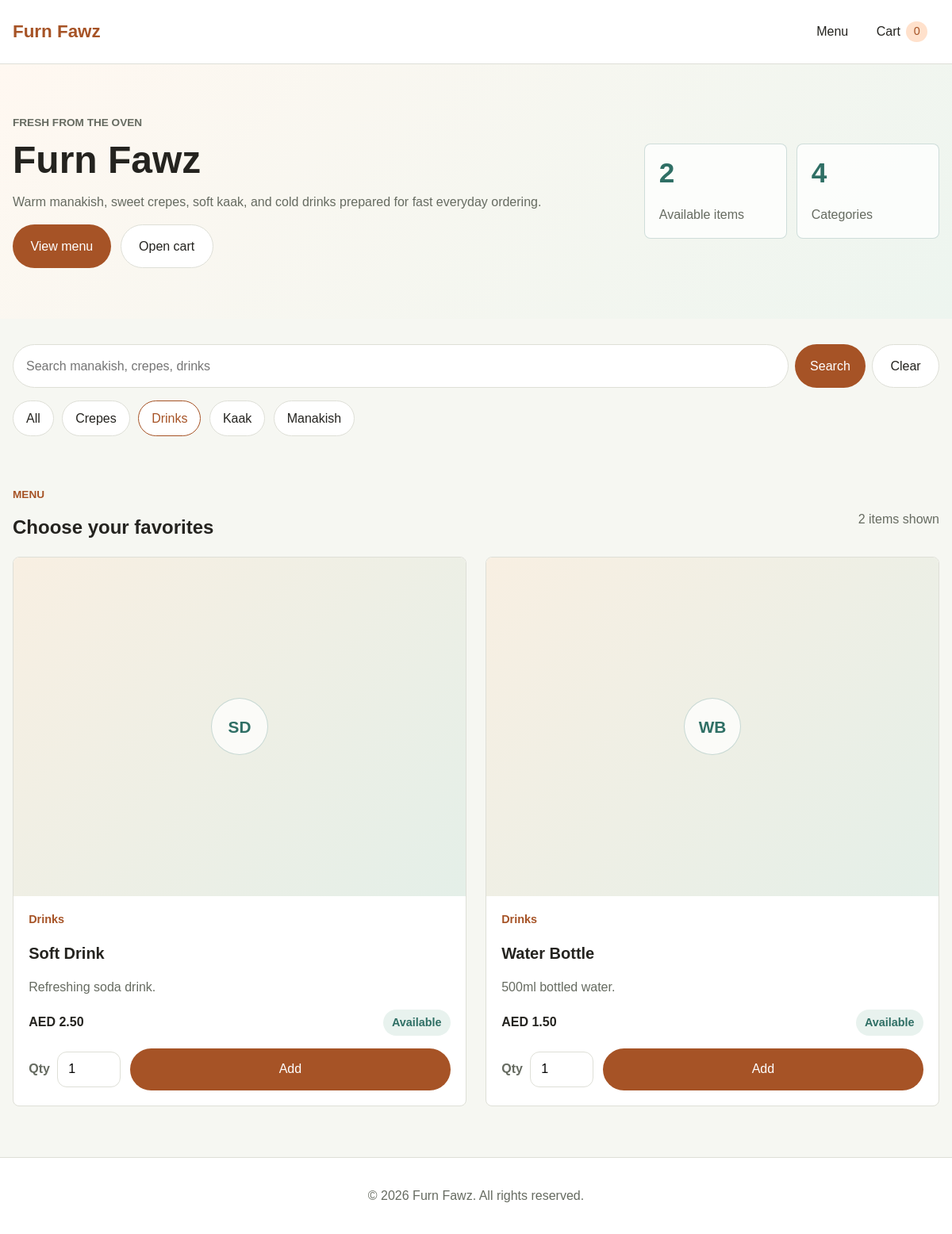
Page /index.php?category=drinks on the committed database.
### tables this page shows
CREATE TABLE IF NOT EXISTS categories (
    id INT AUTO_INCREMENT PRIMARY KEY,
    name VARCHAR(120) NOT NULL,
    slug VARCHAR(150) NOT NULL UNIQUE,
    is_active TINYINT(1) NOT NULL DEFAULT 1,
    created_at DATETIME NOT NULL DEFAULT CURRENT_TIMESTAMP
);

CREATE TABLE IF NOT EXISTS products (
    id INT AUTO_INCREMENT PRIMARY KEY,
    category_id INT NOT NULL,
    name VARCHAR(150) NOT NULL,
    slug VARCHAR(180) NOT NULL UNIQUE,
    description TEXT,
    price DECIMAL(10,2) NOT NULL,
    image_path VARCHAR(255),
    is_available TINYINT(1) NOT NULL DEFAULT 1,
    created_at DATETIME NOT NULL DEFAULT CURRENT_TIMESTAMP,
    updated_at DATETIME NULL,
    FOREIGN KEY (category_id) REFERENCES categories(id) ON DELETE RESTRICT
);

### config/app.php (called while the page is built)
<?php
return [
    'app_name' => 'Furn Fawz',
    'owner_phone' => '971501234567',
    'base_url' => '',
];

### includes/init.php (called while the page is built, shortened)
<?php
$config = require __DIR__ . '/../config/app.php';

### includes/functions.php (called while the page is built, shortened)
<?php
function esc($value)
{
    return htmlspecialchars((string) $value, ENT_QUOTES, 'UTF-8');
}
function url($path)
{
    global $config;
    $baseUrl = rtrim($config['base_url'] ?? '', '/');
    $path = ltrim($path, '/');
    return $baseUrl === '' ? $path : $baseUrl . '/' . $path;
}
function format_money($amount)
{
    return number_format((float) $amount, 2);
}
function normalize_cart()
{
    $normalized = [];
    return $normalized;
}
function cart_quantity($productId)
{
    $cart = normalize_cart();
    $productId = (string) (int) $productId;
    return $cart[$productId] ?? 0;
}

### public/index.php (the view, shortened to what this page needs)
<?php
require __DIR__ . '/../includes/init.php';
require __DIR__ . '/../includes/functions.php';
$selectedCategory = substr(trim($_GET['category'] ?? ''), 0, 150);
$search = substr(trim($_GET['q'] ?? ''), 0, 100);
$categories = [];
$products = [];
$catalogError = '';
$cartActionUrl = '../api/cart_action.php';
function catalog_url($categorySlug = null, $search = '')
{
    $params = [];
    if ($categorySlug !== null && $categorySlug !== '') {
        $params['category'] = $categorySlug;
    }
    $query = http_build_query($params);
    return url('index.php' . ($query !== '' ? '?' . $query : ''));
}
function product_image_url($imagePath)
{
    $imagePath = str_replace('\\', '/', trim((string) $imagePath));
    $localPath = __DIR__ . '/' . ltrim($imagePath, '/');
    if (!is_file($localPath)) {
        return '';
    }
    return asset_url($imagePath);
}
function product_initials($name)
{
    $words = preg_split('/\s+/', trim((string) $name));
    $letters = '';
    foreach ($words as $word) {
        if ($word !== '') {
            $letters .= strtoupper(substr($word, 0, 1));
        }
        if (strlen($letters) >= 2) {
            break;
        }
    }
    return $letters !== '' ? $letters : 'FF';
}
if ($pdo instanceof PDO) {
    try {
        $categoryStmt = $pdo->query('SELECT id, name, slug FROM categories WHERE is_active = 1 ORDER BY name ASC');
        $categories = $categoryStmt->fetchAll();
        $sql = 'SELECT p.id, p.name, p.slug, p.description, p.price, p.image_path, c.name AS category_name, c.slug AS category_slug
            FROM products p
            INNER JOIN categories c ON c.id = p.category_id
            WHERE p.is_available = 1 AND c.is_active = 1';
        $params = [];
        if ($selectedCategory !== '') {
            $sql .= ' AND c.slug = :category';
            $params[':category'] = $selectedCategory;
        }
        $sql .= ' ORDER BY c.name ASC, p.name ASC';
        $productStmt = $pdo->prepare($sql);
        $productStmt->execute($params);
        $products = $productStmt->fetchAll();
    } catch (PDOException $exception) {
        $catalogError = 'Menu is temporarily unavailable.';
    }
} else {
    $catalogError = 'Menu is temporarily unavailable.';
}
?>
<?php include __DIR__ . '/../includes/header.php'; ?>
<section class="hero menu-hero">
    <div class="container hero-panel">
        <div class="hero-copy">
            <p class="eyebrow">Fresh from the oven</p>
            <h1>Furn Fawz</h1>
            <p>Warm manakish, sweet crepes, soft kaak, and cold drinks prepared for fast everyday ordering.</p>
            <div class="hero-actions">
                <a class="button button-primary" href="#menu">View menu</a>
                <a class="button button-secondary" href="<?php echo esc(url('cart.php')); ?>">Open cart</a>
            </div>
        </div>
        <aside class="hero-summary" aria-label="Menu summary">
            <div>
                <span><?php echo esc(count($products)); ?></span>
                <p>Available items</p>
            </div>
            <div>
                <span><?php echo esc(count($categories)); ?></span>
                <p>Categories</p>
            </div>
        </aside>
    </div>
</section>
<section class="search-panel" id="menu">
    <div class="container search-grid">
        <form class="search-form" method="get" action="<?php echo esc(url('index.php')); ?>">
            <input type="search" name="q" value="<?php echo esc($search); ?>" placeholder="Search manakish, crepes, drinks" aria-label="Search menu">
            <button type="submit">Search</button>
            <?php if ($search !== '' || $selectedCategory !== ''): ?>
                <a class="button button-secondary" href="<?php echo esc(url('index.php')); ?>">Clear</a>
            <?php endif; ?>
        </form>
        <?php if ($categories): ?>
            <nav class="category-chips" aria-label="Menu categories">
                <a class="chip<?php echo $selectedCategory === '' ? ' active' : ''; ?>" href="<?php echo esc(catalog_url(null, $search)); ?>">All</a>
                <?php foreach ($categories as $category): ?>
                    <a class="chip<?php echo $selectedCategory === $category['slug'] ? ' active' : ''; ?>" href="<?php echo esc(catalog_url($category['slug'], $search)); ?>">
                        <?php echo esc($category['name']); ?>
                    </a>
                <?php endforeach; ?>
            </nav>
        <?php endif; ?>
    </div>
</section>
<section class="menu-section">
    <div class="container">
        <?php if ($catalogError): ?>
            <div class="alert alert-error">
                <h2>Menu unavailable</h2>
                <p><?php echo esc($catalogError); ?></p>
            </div>
        <?php else: ?>
            <div class="menu-heading">
                <div>
                    <p class="eyebrow">Menu</p>
                    <h2>Choose your favorites</h2>
                </div>
                <p class="page-copy"><?php echo esc(count($products)); ?> item<?php echo count($products) === 1 ? '' : 's'; ?> shown</p>
            </div>
            <div class="product-grid">
                <?php foreach ($products as $product): ?>
                    <?php $imageUrl = product_image_url($product['image_path'] ?? ''); ?>
                    <?php $productId = (int) $product['id']; ?>
                    <article class="product-card">
                        <div class="product-image">
                            <?php if ($imageUrl !== ''): ?>
                                <img src="<?php echo esc($imageUrl); ?>" alt="<?php echo esc($product['name']); ?>">
                            <?php else: ?>
                                <div class="product-image-fallback">
                                    <span><?php echo esc(product_initials($product['name'])); ?></span>
                                </div>
                            <?php endif; ?>
                        </div>
                        <div class="product-body">
                            <p class="product-category"><?php echo esc($product['category_name']); ?></p>
                            <h3><?php echo esc($product['name']); ?></h3>
                            <p class="product-description"><?php echo esc($product['description'] ?: 'Fresh bakery item.'); ?></p>
                            <div class="product-footer">
                                <span class="price">AED <?php echo esc(format_money($product['price'])); ?></span>
                                <span class="availability-pill">Available</span>
                            </div>
                            <form class="product-action-form" method="post" action="<?php echo esc($cartActionUrl); ?>" data-cart-form>
                                <label for="quantity-<?php echo esc($productId); ?>">Qty</label>
                                <input class="quantity-input product-quantity" id="quantity-<?php echo esc($productId); ?>" type="number" name="quantity" min="1" max="99" value="1" inputmode="numeric">
                                <button type="submit" class="button button-primary">Add</button>
                            </form>
                        </div>
                    </article>
                <?php endforeach; ?>
            </div>
        <?php endif; ?>
    </div>
</section>
<?php include __DIR__ . '/../includes/footer.php'; ?>

### rows in the picture
categories: name "Crepes"
categories: name "Drinks"
categories: name "Kaak"
categories: name "Manakish"
products: name "SD", category.name "Drinks", name "Soft Drink", description "Refreshing soda drink.", price "2.50"
products: name "WB", category.name "Drinks", name "Water Bottle", description "500ml bottled water.", price "1.50"

### other values in the picture
$config['app_name'] "Furn Fawz"
cart_item_count() "0"
count($products) "2"
count($categories) "4"
